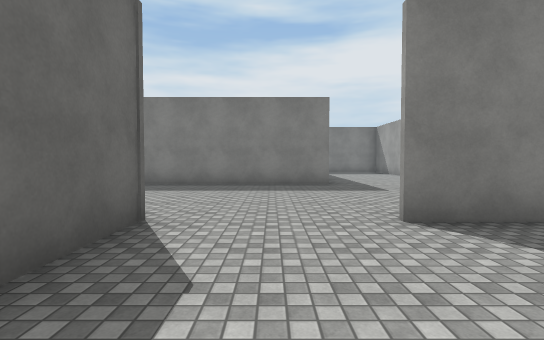
view 1 (above)

24 first-person views from a walk through a scene from a Unity 3-D project. The camera is 1.4 m above the floor, tilts 2° down and sees 85° across. The floor is counted in squares, 2 m on a side. Each view is taken from the middle of a square. On the plan, view 1 faces up. The plan holds only what a view shows up to about 10 squares ahead; the rest is blank. The player is left out. Surface patterns are stand-ins for the level's own textures.

view 2
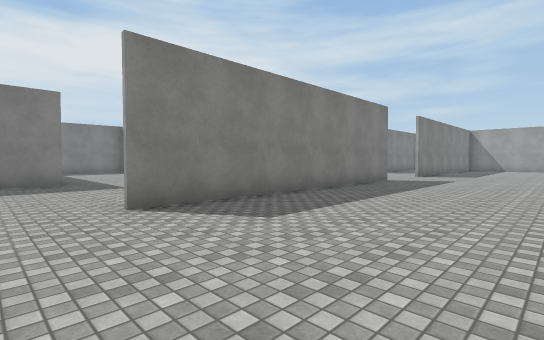

view 3
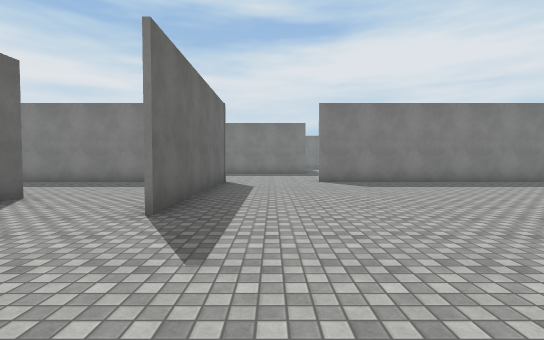

view 4
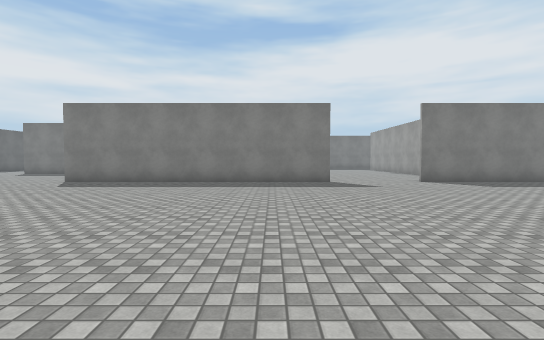

view 5
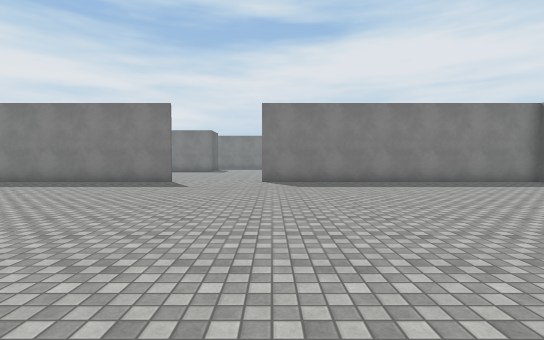

view 6
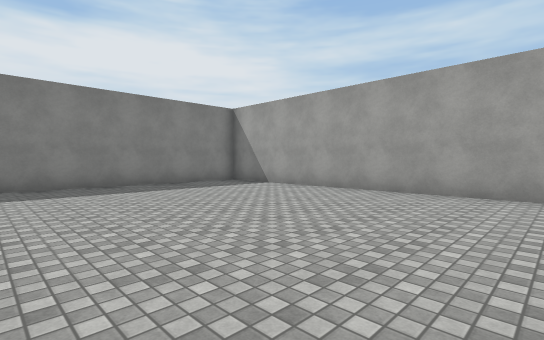

view 7
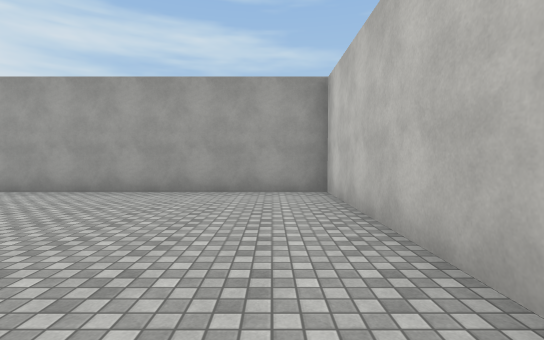

view 8
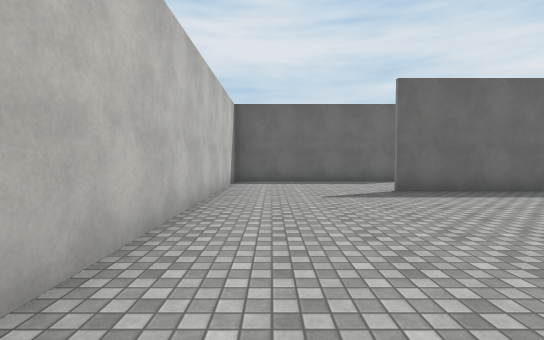

view 9
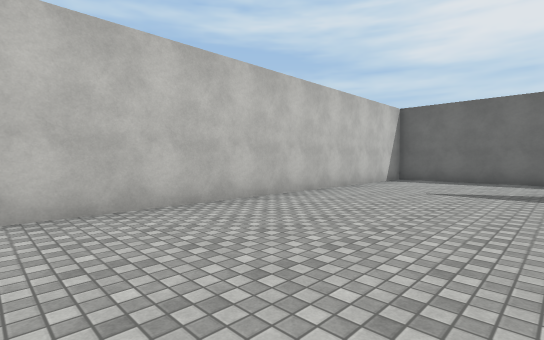

view 10
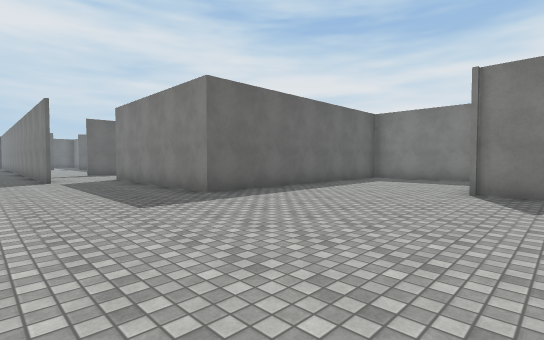

view 11
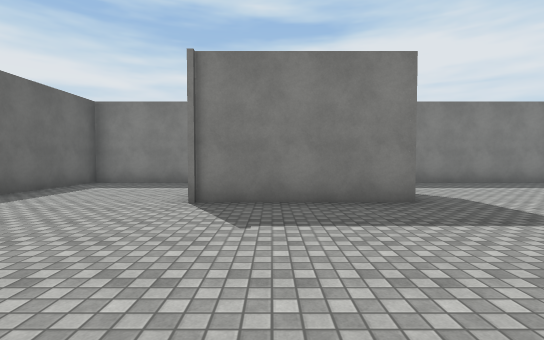

view 12
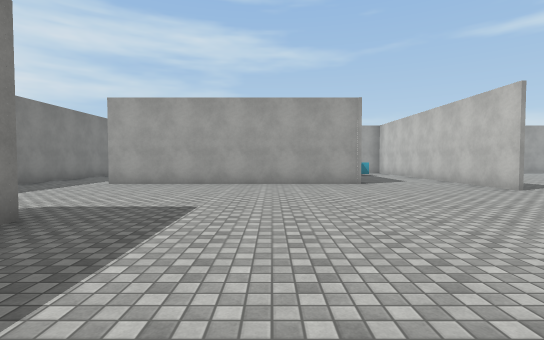

view 13
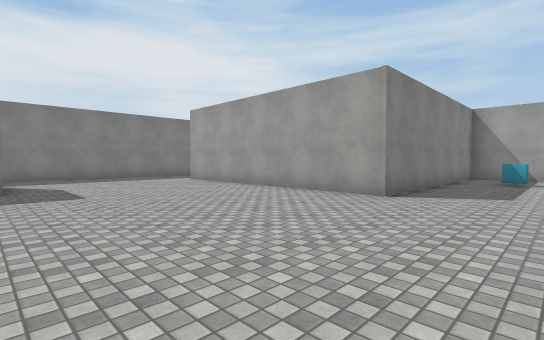

view 14
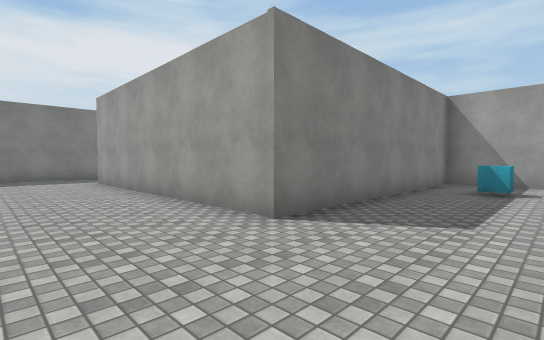

view 15
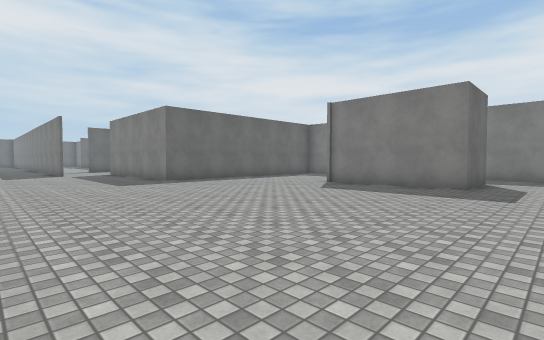

view 16
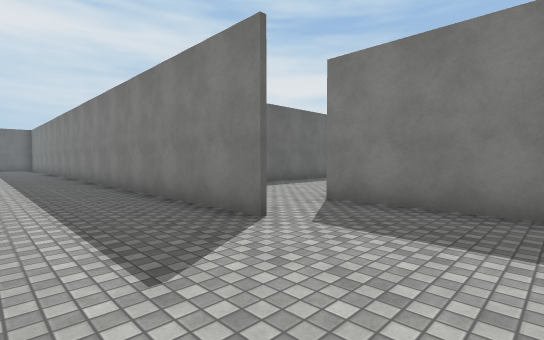

view 17
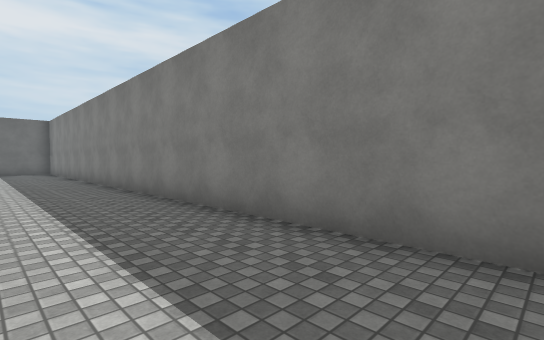

view 18
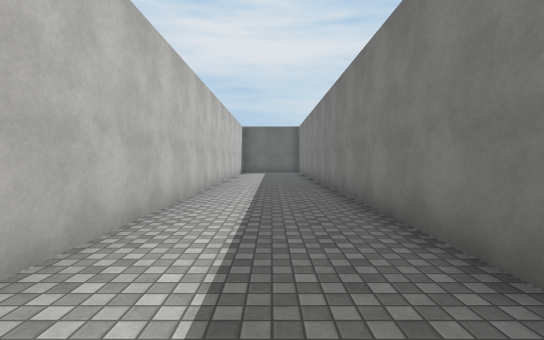

view 19
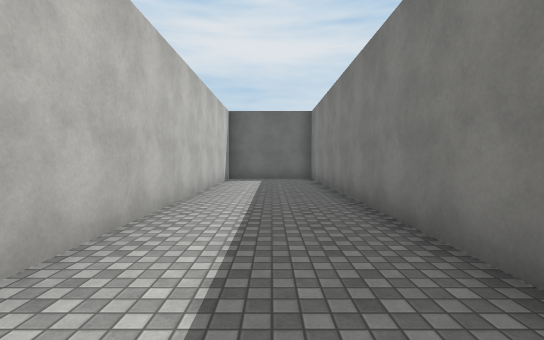

view 20
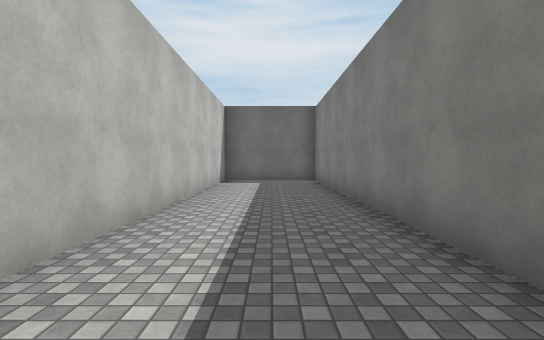

view 21
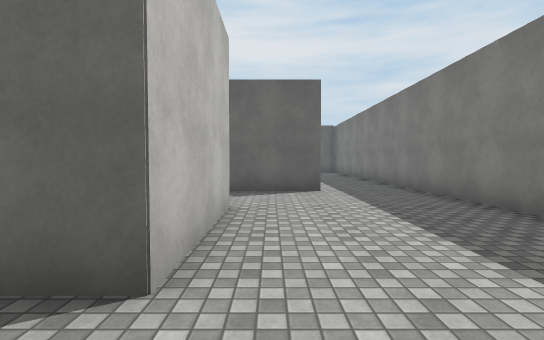

view 22
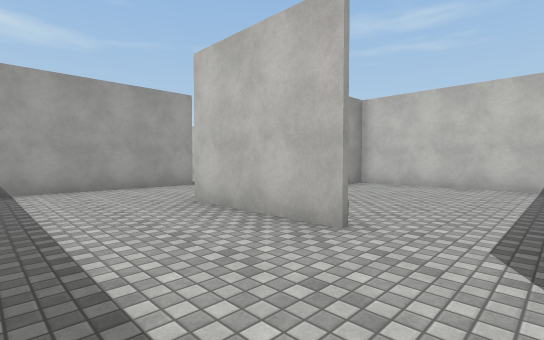

view 23
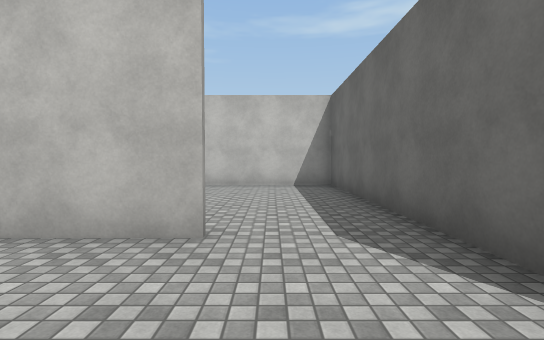

view 24
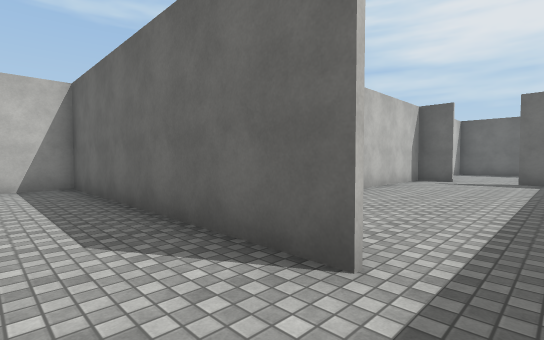

### Floor plan
Points are (right, up) in squares from view 1. A wall is a line through its corners. A room is listed if a view was taken in it or the views show most of it. See-through windows are left out.
Room 1 (views 1, 2, 3, 4, 5, 6, 7, 8, 9, 14)
walls: (9.9, 3.3) (1.4, 3.3); (16.2, -6.2) (21.4, -6.2) (21.4, 3); (-1.6, -2.4) (-1.6, -0.4); (-1.5, 3.5) (-1.5, -2.4); (-4.5, -0.6) (-4.5, -6.2) (5.9, -6.2); (21.5, 3.3) (12.6, 3.3)
ways out: opening at (0, 3.3) to room 2; opening at (11, 3.3) to room 2; opening at (-3.5, -1.5) to room 3
Room 2 (views 10, 11, 12, 13, 15, 16, 17, 18, 19, 20)
walls: (-3.6, 6.5) (-23.9, 6.5) (-23.9, 3.4) (-9.6, 3.4); (9.4, 14.1) (9.4, 11.9) (5.6, 11.9); (4.9, 16.1) (1.6, 16.1) (1.6, 8.5) (-4.1, 8.5); (12.6, 3.4) (16, 3.4); (16, 16.1) (9, 16.1); (21.4, 3) (21.4, 6.5) (14.5, 6.5) (14.5, 13.8)
ways out: opening at (0, 3.3) to room 1; opening at (11, 3.3) to room 1; opening at (-4, 7); opening at (9, 15); opening at (15, 14.5)
objects: cyan cube (19, 5)
Room 3 (views 21, 22, 23, 24)
walls: (-7.5, -0.6) (-4.5, -0.6); (-4, 3.3) (-9.5, 3.3); (-9.6, 1.1) (-9.6, -0.6); (-1.6, -0.4) (-1.6, 1.8)
ways out: opening at (-3.5, -1.5) to room 1; opening at (-10, 2) to room 4; opening at (-8.5, -1) to room 5
Room 4 (no view inside)
walls: (-18.5, 1.6) (-18.5, 1); (-18.5, -0.5) (-18.5, -1.6) (-14.8, -1.6); (-9.5, 3.3) (-13, 3.3)
ways out: opening at (-10, 2) to room 3; opening at (-19, 0.5)
Room 5 (no view inside)
walls: (-9.6, -0.6) (-9.6, -6.2) (-4.6, -6.2) (-4.6, -5.4)
ways out: opening at (-8.5, -1) to room 3

Where each view was taken, in squares from view 1:
view 1: 0 up, 0 right, facing up
view 2: 1 down, 0 right, facing up-right
view 3: 6 down, 0 right, facing up
view 4: 6 down, 8 right, facing up
view 5: 6 down, 13 right, facing up
view 6: 5 down, 15 right, facing up-right
view 7: 5 down, 15 right, facing right
view 8: 5 down, 5 right, facing left
view 9: 2 down, 6 right, facing down-left
view 10: 5 up, 7 right, facing up-left
view 11: 7 up, 7 right, facing up
view 12: 9 up, 6 right, facing right
view 13: 4 up, 9 right, facing up-right
view 14: 4 up, 12 right, facing up-right
view 15: 4 up, 11 right, facing up-left
view 16: 4 up, 1 left, facing up-left
view 17: 4 up, 7 left, facing up-left
view 18: 5 up, 8 left, facing left
view 19: 5 up, 13 left, facing left
view 20: 5 up, 14 left, facing left
view 21: 0 up, 3 left, facing left
view 22: 2 up, 9 left, facing down-right
view 23: 2 up, 8 left, facing down
view 24: 2 up, 8 left, facing down-left
